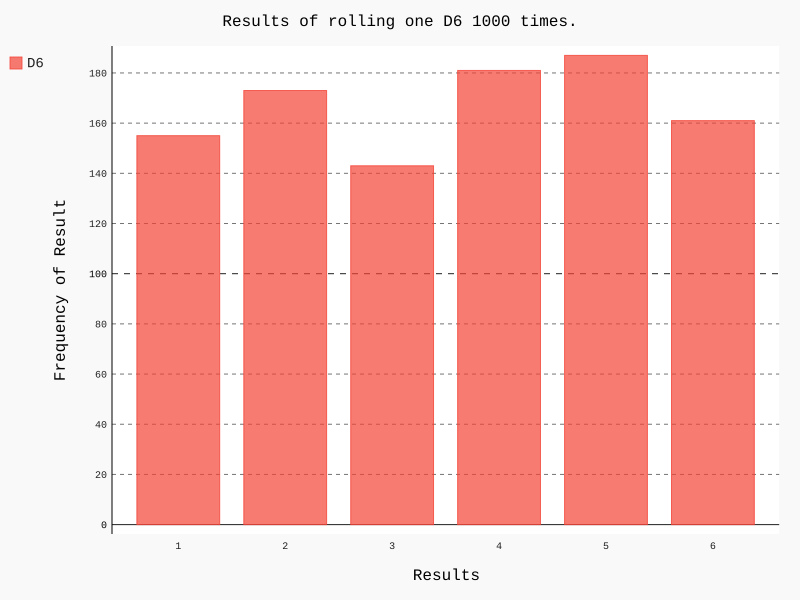

Recreate this plot in Python.
import pygal
from die import Die

die = Die()

#投掷几次骰子，讲结果存储在一个列表中
results = []
for roll_num in range(1000):
    result = die.roll()
    results.append(result)
frequencies = []
for i in range (1, die.num_sides+1):
    frequency = results.count(i)
    frequencies.append(frequency)
    
hist = pygal.Bar()

hist.title = "Results of rolling one D6 1000 times."
hist.x_labels = ['1', '2', '3', '4', '5', '6']
hist.x_title = "Results"
hist.y_title = "Frequency of Result"

hist.add('D6', frequencies)
hist.render_to_file('die_visual.svg')
   
